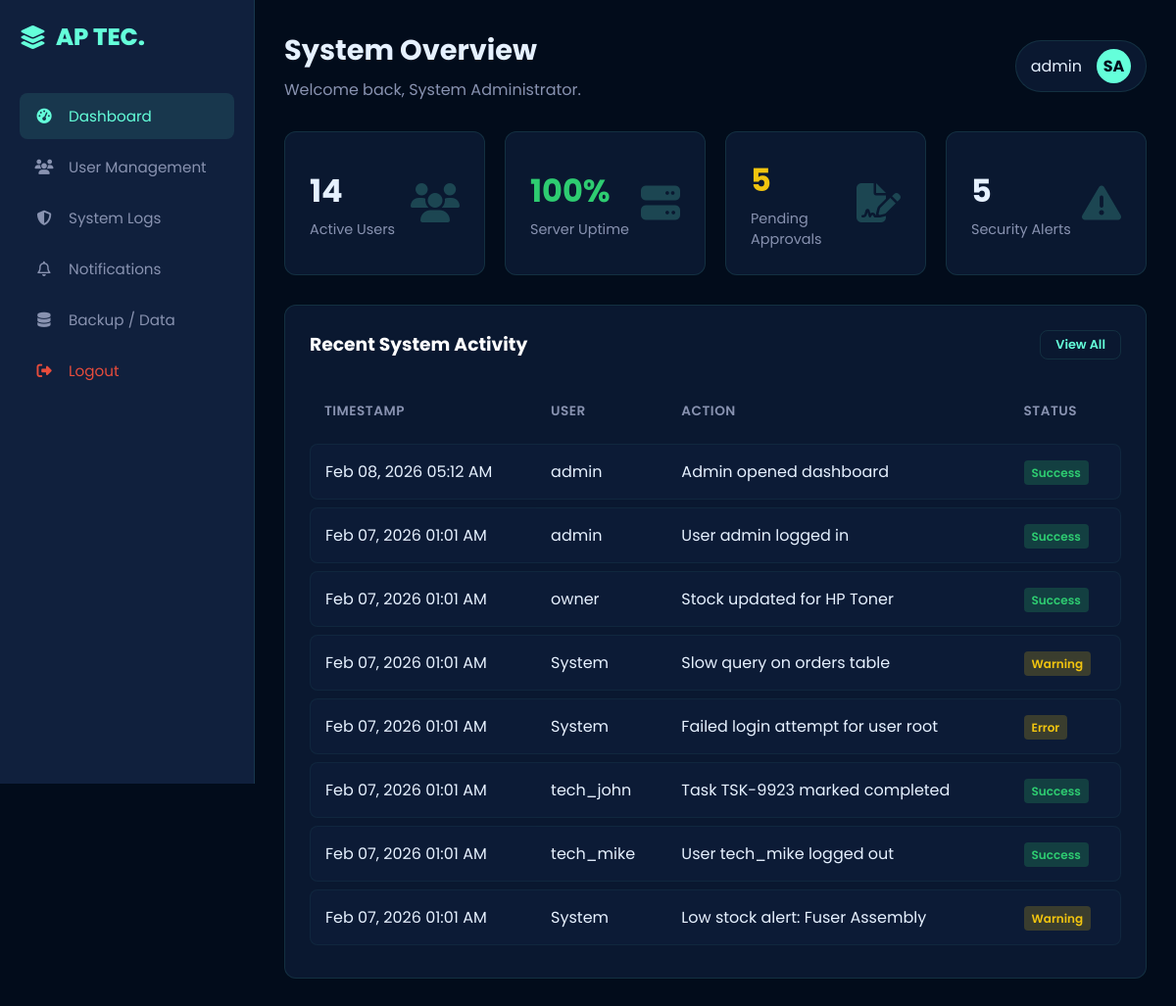
Before: /html/admin_dashboard.php (signed in) with the older database file.
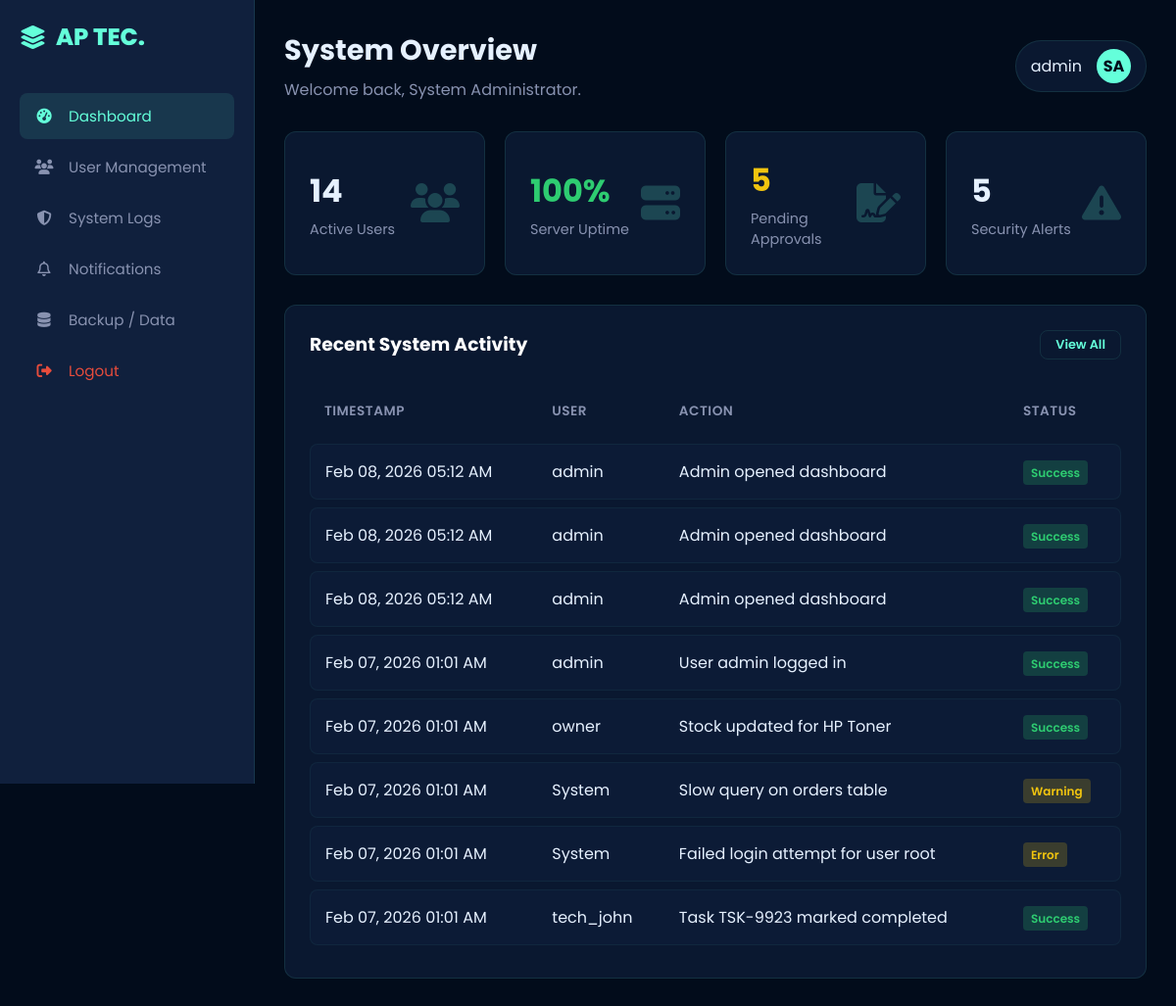
After: the same page with the newer database file.
### tables this page shows
CREATE TABLE `users` (
  `user_id` int(11) NOT NULL AUTO_INCREMENT,
  `username` varchar(50) NOT NULL,
  `password_hash` varchar(255) NOT NULL,
  `full_name` varchar(100) NOT NULL,
  `email` varchar(100) NOT NULL,
  `role` enum('Admin','Owner','Employee','Customer') NOT NULL,
  `avatar_initials` varchar(5) DEFAULT 'U',
  `avatar_color` varchar(20) DEFAULT '#0d2c4d',
  `phone` varchar(20) DEFAULT NULL,
  `address` text DEFAULT NULL,
  `status` enum('Active','Inactive','Banned') DEFAULT 'Active',
  `created_at` timestamp NOT NULL DEFAULT current_timestamp(),
  PRIMARY KEY (`user_id`),
  UNIQUE KEY `username` (`username`),
  UNIQUE KEY `email` (`email`)
);

CREATE TABLE `system_logs` (
  `log_id` int(11) NOT NULL AUTO_INCREMENT,
  `level` enum('INFO','WARNING','ERROR') NOT NULL,
  `module` varchar(50) DEFAULT NULL,
  `message` text NOT NULL,
  `user_id` int(11) DEFAULT NULL,
  `ip_address` varchar(45) DEFAULT NULL,
  `created_at` timestamp NOT NULL DEFAULT current_timestamp(),
  PRIMARY KEY (`log_id`)
);

### php/auth.php (called while the page is built, shortened)
<?php
require_once __DIR__ . "/db.php";
function require_login(string|array $roles = []): array
{
    global $pdo;
    $uid = (int)($_SESSION["user_id"] ?? 0);
    $stmt = $pdo->prepare("SELECT user_id, username, full_name, role, status FROM users WHERE user_id = :uid LIMIT 1");
    $stmt->execute([":uid" => $uid]);
    $user = $stmt->fetch(PDO::FETCH_ASSOC);
    $userRole = strtolower(trim((string)$user["role"]));
    $allowed = is_array($roles) ? $roles : [$roles];
    $allowed = array_map(fn($r) => strtolower(trim((string)$r)), $allowed);
    return $user;
}

### html/admin_dashboard.php (the view, shortened to what this page needs)
<?php
require_once __DIR__ . "/../php/auth.php";
require_once __DIR__ . "/../php/db.php";
$user = require_login(["Admin"]);
try {
    $activeUsers = (int)$pdo->query("SELECT COUNT(*) FROM users WHERE status='Active'")->fetchColumn();
} catch (Throwable $e) {
    $activeUsers = 0;
}
try {
    $pendingApprovals = (int)$pdo->query("SELECT COUNT(*) FROM approvals WHERE status='Pending'")->fetchColumn();
} catch (Throwable $e) {
    $pendingApprovals = 0;
}
try {
    $stmt = $pdo->prepare("
        SELECT COUNT(*)
        FROM system_logs
        WHERE level IN ('WARNING','ERROR')
          AND created_at >= (NOW() - INTERVAL 7 DAY)
    ");
    $stmt->execute();
    $securityAlerts = (int)$stmt->fetchColumn();
} catch (Throwable $e) {
    $securityAlerts = 0;
}
try {
    $totalStmt = $pdo->prepare("
        SELECT COUNT(*)
        FROM system_logs
        WHERE created_at >= (NOW() - INTERVAL 1 DAY)
    ");
    $totalStmt->execute();
    $totalLogs24h = (int)$totalStmt->fetchColumn();
    $errStmt = $pdo->prepare("
        SELECT COUNT(*)
        FROM system_logs
        WHERE level = 'ERROR'
          AND created_at >= (NOW() - INTERVAL 1 DAY)
    ");
    $errStmt->execute();
    $errors24h = (int)$errStmt->fetchColumn();
    if ($totalLogs24h <= 0) {
        $serverUptime = "100%";
    } else {
        $uptime = (1 - ($errors24h / max(1, $totalLogs24h))) * 100;
        $uptime = max(0, min(100, $uptime));
        $serverUptime = number_format($uptime, 0) . "%";
    }
} catch (Throwable $e) {
    $serverUptime = "0%";
}
try {
    $stmt = $pdo->query("
        SELECT
            sl.created_at,
            COALESCE(u.username, 'System') AS username,
            sl.message,
            sl.level,
            sl.module,
            sl.ip_address
        FROM system_logs sl
        LEFT JOIN users u ON u.user_id = sl.user_id
        ORDER BY sl.created_at DESC
        LIMIT 8
    ");
    $logs = $stmt->fetchAll(PDO::FETCH_ASSOC);
} catch (Throwable $e) {
    $logs = [];
}
function badge_class(string $level): array {
    $level = strtoupper(trim($level));
    if ($level === "ERROR")   return ["status-badge status-pending", "Error"];
    if ($level === "WARNING") return ["status-badge status-pending", "Warning"];
    return ["status-badge status-active", "Success"];
}
?>
<!DOCTYPE html>
<html lang="en">
<head>
    <link rel="stylesheet" href="https://cdnjs.cloudflare.com/ajax/libs/font-awesome/6.4.0/css/all.min.css">
    <link rel="stylesheet" href="../css/style.css">
</head>
<body>
<div class="dashboard-container">
    <aside class="sidebar">
        <div class="sidebar-brand">
            <i class="fa-solid fa-layer-group"></i> AP TEC.
        </div>
        <ul class="nav-menu">
            <li class="nav-item">
                <a href="admin_dashboard.php" class="nav-link active">
                    <i class="fa-solid fa-gauge-high"></i> Dashboard
                </a>
            </li>
            <li class="nav-item">
                <a href="user_management.php" class="nav-link">
                    <i class="fa-solid fa-users"></i> User Management
                </a>
            </li>
            <li class="nav-item">
                <a href="system_logs.php" class="nav-link">
                    <i class="fa-solid fa-shield-halved"></i> System Logs
                </a>
            </li>
            <li class="nav-item">
                <a href="notifications.php" class="nav-link">
                    <i class="fa-regular fa-bell"></i> Notifications
                </a>
            </li>
            <li class="nav-item">
                <a href="backup_data.php" class="nav-link">
                    <i class="fa-solid fa-database"></i> Backup / Data
                </a>
            </li>
            <li class="nav-item" style="margin-top: auto;">
                <a href="../php/logout.php" class="nav-link logout-btn" style="color: #e74c3c;">
                    <i class="fa-solid fa-right-from-bracket"></i> Logout
                </a>
            </li>
        </ul>
    </aside>
    <main class="main-content">
        <header class="top-bar">
            <div class="page-title">
                <h1>System Overview</h1>
                <p style="color: var(--secondary); margin-top: 6px;">
                    Welcome back, <?= htmlspecialchars(($user["full_name"] ?? "") ?: "Administrator") ?>.
                </p>
            </div>
            <div class="user-profile">
                <span><?= htmlspecialchars(($user["username"] ?? "") ?: "Admin") ?></span>
                <div class="user-avatar">
                    <?php
                        $name = (($user["full_name"] ?? "") ?: ($user["username"] ?? "") ?: "Admin");
                        $parts = preg_split('/\s+/', trim($name));
                        $first = $parts[0] ?? "A";
                        $second = $parts[1] ?? $first;
                        $initials = strtoupper(substr($first, 0, 1) . substr($second, 0, 1));
                        echo htmlspecialchars($initials);
                    ?>
                </div>
            </div>
        </header>
        <div class="dashboard-grid">
            <div class="stat-card">
                <div class="stat-info">
                    <h3><?= number_format($activeUsers) ?></h3>
                    <p>Active Users</p>
                </div>
                <div class="stat-icon">
                    <i class="fa-solid fa-users"></i>
                </div>
            </div>
            <div class="stat-card">
                <div class="stat-info">
                    <h3 style="color: #2ecc71;"><?= htmlspecialchars($serverUptime) ?></h3>
                    <p>Server Uptime</p>
                </div>
                <div class="stat-icon">
                    <i class="fa-solid fa-server"></i>
                </div>
            </div>
            <div class="stat-card">
                <div class="stat-info">
                    <h3 style="color: #f1c40f;"><?= number_format($pendingApprovals) ?></h3>
                    <p>Pending Approvals</p>
                </div>
                <div class="stat-icon">
                    <i class="fa-solid fa-file-signature"></i>
                </div>
            </div>
            <div class="stat-card">
                <div class="stat-info">
                    <h3><?= number_format($securityAlerts) ?></h3>
                    <p>Security Alerts</p>
                </div>
                <div class="stat-icon">
                    <i class="fa-solid fa-triangle-exclamation"></i>
                </div>
            </div>
        </div>
        <div class="dashboard-grid">
            <div class="wide-widget" style="grid-column: span 4;">
                <div style="display: flex; justify-content: space-between; margin-bottom: 20px;">
                    <h3 style="color: white;">Recent System Activity</h3>
                    <a href="system_logs.php" class="btn"
                       style="padding: 5px 15px; font-size: 0.8rem; border: 1px solid var(--border-glass); color: var(--primary); background: transparent; text-decoration:none;">
                        View All
                    </a>
                </div>
                <table class="table-responsive">
                    <thead>
                        <tr>
                            <th>Timestamp</th>
                            <th>User</th>
                            <th>Action</th>
                            <th>Status</th>
                        </tr>
                    </thead>
                    <tbody>
                        <?php if (empty($logs)): ?>
                            <tr>
                                <td colspan="4" style="color:#ccc;">No system activity yet.</td>
                            </tr>
                        <?php else: ?>
                            <?php foreach ($logs as $row): ?>
                                <?php
                                    [$cls, $label] = badge_class((string)$row["level"]);
                                    $time = date("M d, Y h:i A", strtotime((string)$row["created_at"]));
                                ?>
                                <tr>
                                    <td><?= htmlspecialchars($time) ?></td>
                                    <td><?= htmlspecialchars((string)$row["username"]) ?></td>
                                    <td><?= htmlspecialchars((string)$row["message"]) ?></td>
                                    <td><span class="<?= htmlspecialchars($cls) ?>"><?= htmlspecialchars($label) ?></span></td>
                                </tr>
                            <?php endforeach; ?>
                        <?php endif; ?>
                    </tbody>
                </table>
            </div>
        </div>
    </main>
</div>
</body>
</html>

### css/style.css (style rules this page uses)
:root { --bg-dark: #020c1b; --bg-card: rgba(17, 34, 64, 0.6); --primary: #64ffda; --secondary: #8892b0; --text-white: #e6f1ff; --text-dim: #a8b2d1; --border-glass: rgba(100, 255, 218, 0.1); --font-main: 'Poppins', sans-serif; --ease-out: cubic-bezier(0.23, 1, 0.32, 1); }
* { margin: 0; padding: 0; box-sizing: border-box; font-family: var(--font-main); scroll-behavior: smooth; }
body { background-color: var(--bg-dark); color: var(--text-white); overflow-x: hidden; background-image: linear-gradient(rgba(100, 255, 218, 0.03) 1px, transparent 1px), linear-gradient(90deg, rgba(100, 255, 218, 0.03) 1px, transparent 1px); background-size: 40px 40px; }
.btn { display: inline-flex; align-items: center; justify-content: center; gap: 8px; padding: 12px 24px; border-radius: 8px; font-size: 0.95rem; font-weight: 600; cursor: pointer; transition: all 0.3s cubic-bezier(0.25, 0.8, 0.25, 1); text-decoration: none; background: rgba(255, 255, 255, 0.03); border: 1px solid var(--border-glass); color: var(--secondary); }
.dashboard-container { display: flex; min-height: 100vh; background-color: var(--bg-dark); }
.sidebar { width: 260px; background: rgba(17, 34, 64, 0.95); backdrop-filter: blur(20px); border-right: 1px solid var(--border-glass); display: flex; flex-direction: column; padding: 20px; position: fixed; height: 100vh; z-index: 100; transition: 0.3s; }
.sidebar-brand { font-size: 1.5rem; color: var(--primary); font-weight: 800; margin-bottom: 40px; display: flex; align-items: center; gap: 10px; }
.nav-menu { list-style: none; flex: 1; }
.nav-item { margin-bottom: 5px; }
.nav-link { display: flex; align-items: center; gap: 15px; padding: 12px 15px; color: var(--secondary); text-decoration: none; border-radius: 8px; transition: 0.3s; font-size: 0.95rem; }
.nav-link:hover, .nav-link.active { background: rgba(100, 255, 218, 0.1); color: var(--primary); }
.nav-link i { width: 20px; text-align: center; }
.main-content { flex: 1; margin-left: 260px; padding: 30px; overflow-y: auto; }
.top-bar { display: flex; justify-content: space-between; align-items: center; margin-bottom: 30px; }
.page-title h1 { font-size: 1.8rem; color: var(--text-white); }
.user-profile { display: flex; align-items: center; gap: 15px; background: var(--bg-card); padding: 8px 15px; border-radius: 30px; border: 1px solid var(--border-glass); }
.user-avatar { width: 35px; height: 35px; background: var(--primary); border-radius: 50%; display: flex; align-items: center; justify-content: center; color: var(--bg-dark); font-weight: bold; }
.dashboard-grid { display: grid; grid-template-columns: repeat(4, 1fr); gap: 20px; margin-bottom: 30px; }
.stat-card { background: var(--bg-card); padding: 25px; border-radius: 12px; border: 1px solid var(--border-glass); display: flex; justify-content: space-between; align-items: center; }
.stat-info h3 { font-size: 2rem; color: var(--text-white); margin-bottom: 5px; }
.stat-info p { color: var(--secondary); font-size: 0.9rem; }
.stat-icon { font-size: 2.5rem; color: rgba(100, 255, 218, 0.2); }
.wide-widget { grid-column: span 2; background: var(--bg-card); padding: 25px; border-radius: 12px; border: 1px solid var(--border-glass); height: auto; min-height: 350px; }
.table-responsive { overflow-x: visible !important; }
.table-responsive { width: 100%; border-collapse: separate; border-spacing: 0 8px; margin-top: 10px; }
.table-responsive th { text-align: left; color: var(--secondary); font-weight: 600; padding: 15px; font-size: 0.85rem; letter-spacing: 0.5px; text-transform: uppercase; }
.table-responsive tbody tr { background: rgba(17, 34, 64, 0.4); transition: all 0.2s ease; }
.table-responsive td { padding: 15px; color: var(--text-white); border-top: 1px solid rgba(100, 255, 218, 0.05); border-bottom: 1px solid rgba(100, 255, 218, 0.05); }
.table-responsive td:first-child { border-left: 1px solid rgba(100, 255, 218, 0.05); border-top-left-radius: 8px; border-bottom-left-radius: 8px; }
.table-responsive td:last-child { border-right: 1px solid rgba(100, 255, 218, 0.05); border-top-right-radius: 8px; border-bottom-right-radius: 8px; }
.status-badge { padding: 4px 8px; border-radius: 4px; font-size: 0.75rem; font-weight: 600; }
.status-active { background: rgba(46, 204, 113, 0.2); color: #2ecc71; }
.status-pending { background: rgba(241, 196, 15, 0.2); color: #f1c40f; }
.sidebar { transition: transform 0.4s cubic-bezier(0.25, 0.8, 0.25, 1); transform: translateX(0); }
td { position: relative; }

Changed rows visible on the page:
no longer on this page (row unchanged): system_logs: created_at "Feb 07, 2026 01:01 AM", username "tech_mike", message "User tech_mike logged out", label "Success"
no longer on this page (row unchanged): system_logs: created_at "Feb 07, 2026 01:01 AM", username "System", message "Low stock alert: Fuser Assembly", label "Warning"
added system_logs: created_at "Feb 08, 2026 05:12 AM", username "admin", message "Admin opened dashboard", label "Success"
added system_logs: created_at "Feb 08, 2026 05:12 AM", username "admin", message "Admin opened dashboard", label "Success"
